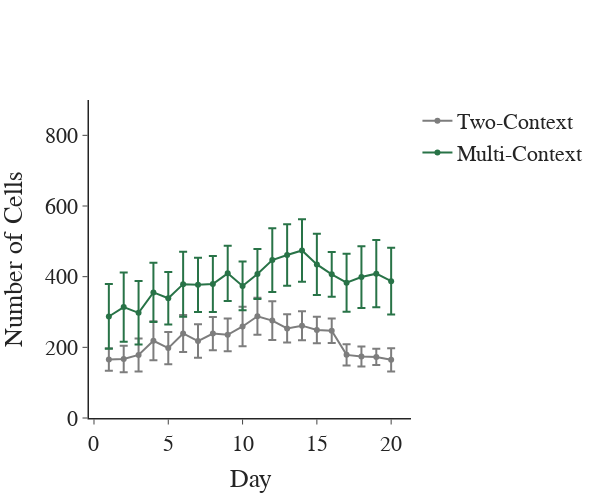

Source (notebook cell):
### Code cell
## Plot average number of cells across days for control and experimental
avg_cells = cell_df.groupby(['day', 'group'], as_index=False).agg({'num_cells': ['mean', 'sem']})
avg_cells = avg_cells[avg_cells['day'] < 21]
avg_cells = avg_cells.replace({'Control': 'Two-Context', 'Experimental': 'Multi-Context'})
fig = pf.custom_graph_template(x_title='Day', y_title='Number of Cells', width=600)
for group in ['Two-Context', 'Multi-Context']:
    gdata = avg_cells[avg_cells['group'] == group]
    fig.add_trace(go.Scatter(x=gdata['day'], y=gdata['num_cells']['mean'], mode='lines+markers', name=group,
                            line_color=ce_colors_dict[group], error_y=dict(type='data', array=gdata['num_cells']['sem'])))
# for mouse in cell_df['mouse'].unique():
#     mdata = cell_df[cell_df['mouse'] == mouse]
#     fig.add_trace(go.Scatter(x=mdata['day'], y=mdata['num_cells'], mode='lines', line_color=ce_color_dict[mdata['group'].unique()[0]],
#                              opacity=0.7, line_width=1, name=mouse, showlegend=False))
fig.update_yaxes(range=[0, 900])
fig.show()
fig.write_image(pjoin(fig_path, 'number_of_cells_control_experimental.png'))
cell_df.mixed_anova(dv='num_cells', between='group', within='day', subject='mouse')

### Figure 1 — Plotly figure (JSON) as saved in the notebook; plotly's stock layout.template omitted (floating-point values rounded to 4 significant figures)
{"data": [{"error_y": {"array": [31.81, 37.56, 46.56, 54.87, 45.86, 52.29, 47.37, 47.17, 46.34, 56.17, 52.26, 55.05, 40.07, 41.03, 37.24, 34.4, 30.17, 28.3, 23.17, 32.99], "type": "data"}, "line": {"color": "#7d7d7d"}, "mode": "lines+markers", "name": "Two-Context", "type": "scatter", "x": [1, 2, 3, 4, 5, 6, 7, 8, 9, 10, 11, 12, 13, 14, 15, 16, 17, 18, 19, 20], "y": [165.5, 167, 178.5, 218.6, 197.8, 239.3, 217.8, 239, 235.5, 259, 288, 275.7, 253.5, 261.3, 249, 247, 178.7, 173.8, 172.8, 164.7]}, {"error_y": {"array": [91.69, 98.3, 89.89, 83.84, 74.2, 91.98, 76.71, 79.34, 78.01, 68.95, 70.67, 90.52, 86.72, 88.66, 86.61, 63.18, 82.06, 87.53, 95.4, 94.53], "type": "data"}, "line": {"color": "#287347"}, "mode": "lines+markers", "name": "Multi-Context", "type": "scatter", "x": [1, 2, 3, 4, 5, 6, 7, 8, 9, 10, 11, 12, 13, 14, 15, 16, 17, 18, 19, 20], "y": [287.3, 313.8, 297.7, 355.4, 338.8, 378.8, 376.8, 379.2, 409.4, 373.8, 407.7, 446.8, 461.3, 474.2, 434.7, 406.5, 382.8, 398.8, 408.5, 387.2]}], "layout": {"font": {"family": "Arial", "size": 22}, "height": 500, "title": {"x": 0.5, "xanchor": "center", "y": 0.9, "yanchor": "top"}, "width": 600, "xaxis": {"anchor": "y", "domain": [0, 1], "linewidth": 1.5, "title": {"text": "Day"}}, "yaxis": {"anchor": "x", "domain": [0, 1], "linewidth": 1.5, "range": [0, 900], "title": {"text": "Number of Cells"}}}}
